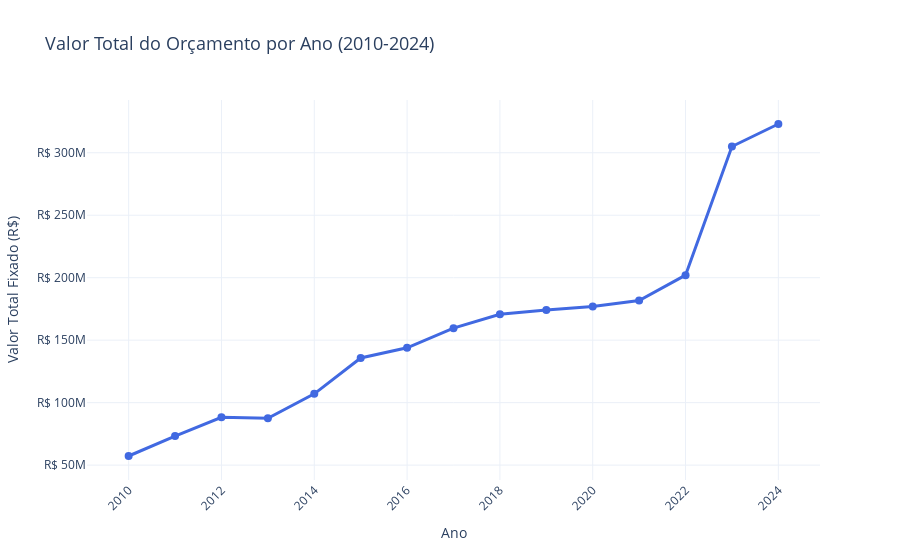

The notebook cell this image was saved under:
### Code cell
import plotly.express as px
import pandas as pd
import plotly.io as pio
import os

caminho_da_pasta = "C:/Users/livia/OneDrive/Documents/ufc - 2025.2/tcc-Livian/data/dados_orcamentos" 

anos_para_analisar = range(2010, 2025) 

coluna_valor = 'valor_total_fixado_orcamento'


padrao_nome_arquivo = 'dados_{}.csv' 


dados_grafico = {
    "anos": [],
    "valores": []
}

print(f"Iniciando a leitura dos arquivos na pasta: {caminho_da_pasta}")

for ano in anos_para_analisar:
    nome_arquivo = padrao_nome_arquivo.format(ano)
    
    caminho_completo = os.path.join(caminho_da_pasta, nome_arquivo)
    
    if os.path.exists(caminho_completo):
        try:
        
            df = pd.read_csv(caminho_completo)
            
            valor_ano = df[coluna_valor].sum()
            
        
            dados_grafico["anos"].append(ano)
            dados_grafico["valores"].append(valor_ano)
            
        except Exception as e:
            print(f"  - Erro ao processar o arquivo '{nome_arquivo}': {e}")
    else:
        print(f"  - Aviso: Arquivo '{caminho_completo}' não encontrado.")

print("\nLeitura finalizada. Gerando o gráfico...")



df = pd.DataFrame(dados_grafico)

# cria o gráfico interativo
fig = px.line(
    df, 
    x="anos", 
    y="valores", 
    markers=True,       # mostra os pontos
    title="Valor Total do Orçamento por Ano (2010-2024)",
    labels={"anos": "Ano", "valores": "Valor Total Fixado (R$)"},
)

# formata eixo Y com vírgula e R$
fig.update_yaxes(tickprefix="R$ ", separatethousands=True)


fig.update_traces(
    line=dict(color="royalblue", width=3), 
    marker=dict(size=8),
    hovertemplate="<b>Ano:</b> %{x}<br><b>Valor:</b> R$ %{y:,.2f}<extra></extra>"
)

fig.update_layout(
    title_font_size=18,
    xaxis_tickangle=-45,
    template="plotly_white"
)

fig.show()

### Figure 1 — Plotly figure (JSON) as saved in the notebook; plotly's stock layout.template omitted (floating-point values rounded to 4 significant figures)
{"data": [{"hovertemplate": "<b>Ano:</b> %{x}<br><b>Valor:</b> R$ %{y:,.2f}<extra></extra>", "legendgroup": "", "line": {"color": "royalblue", "dash": "solid", "width": 3}, "marker": {"size": 8, "symbol": "circle"}, "mode": "lines+markers", "name": "", "orientation": "v", "showlegend": false, "type": "scatter", "x": [2010, 2011, 2012, 2013, 2014, 2015, 2016, 2017, 2018, 2019, 2020, 2021, 2022, 2023, 2024], "xaxis": "x", "y": [57300000, 73300000, 88221000, 87436800, 107055000, 135747111, 143920218, 159606327, 170778000, 174193560, 177000000, 181700000, 202000000, 305000000, 323000000], "yaxis": "y"}], "layout": {"legend": {"tracegroupgap": 0}, "title": {"font": {"size": 18}, "text": "Valor Total do Orçamento por Ano (2010-2024)"}, "xaxis": {"anchor": "y", "domain": [0, 1], "tickangle": -45, "title": {"text": "Ano"}}, "yaxis": {"anchor": "x", "domain": [0, 1], "separatethousands": true, "tickprefix": "R$ ", "title": {"text": "Valor Total Fixado (R$)"}}}}
